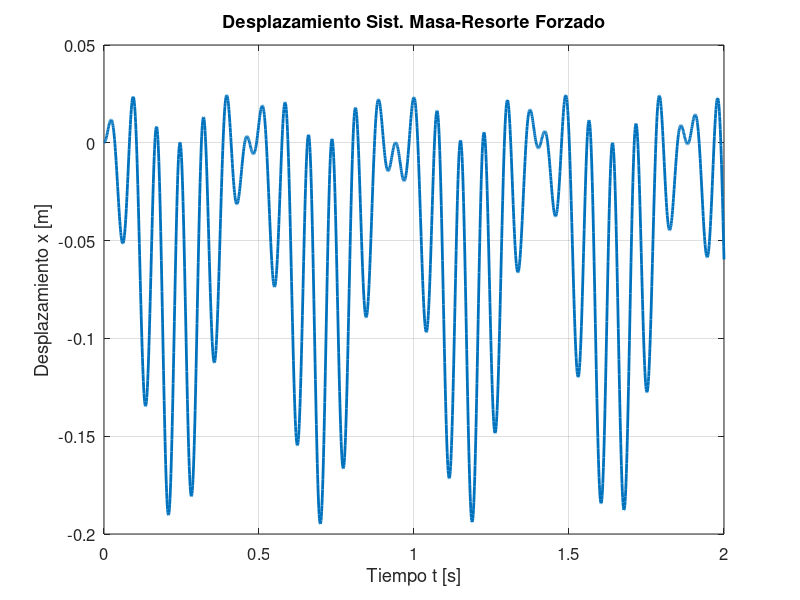

Write MATLAB code to recreate this figure.
% Sistema Masa-Resorte Forzado, Tarea 2 del curso de Vibraciones.
% María Fernanda Abarca Jiménez B50013 

clear variables 
clc

m=10; % Masa del sistema [kg]
k=10000; % Constante de Rigidez del resorte [N/m]
wn=sqrt(k/m); % Frecuencia natural del sistema [rad/s]

t=(0:0.001:2); % Tiempo, en un ambito de 2 segundos (0 a 2 segundos), con intervalos de 0.001 segundo.
F=1000.*cos(45.*t); % Fuerza sobre el sistema [N]
w=45; % Frecuencia de la carga [rad/s]

f=F./m; % Termino que simplifica considerar F/m
% Se consideran condiciones iniciales = 0
varia=f./((wn^2)-(w^2));

%x=((-f./((wn^2)-(w^2))).*cos(wn.*t))+((f./((wn^2)-(w^2))).*cos(w.*t)); % Desplazamiento del sistema masa-resorte forzado
x=-varia.*cos(wn.*t)+varia.*cos(w.*t);

plot(t, x, 'Linewidth', 2);
xlabel('Tiempo t [s]', 'Fontsize',12);
ylabel('Desplazamiento x [m]', 'Fontsize', 12);
set(gca,'Fontsize',12); % Cambio de tamaño de numeros de ejes a 14
title('Desplazamiento Sist. Masa-Resorte Forzado','Fontsize', 13);
grid on

saveas(gcf,'Despl Sist MRF','png'); % Para guardar esa grafica con ese nombre en ese formato